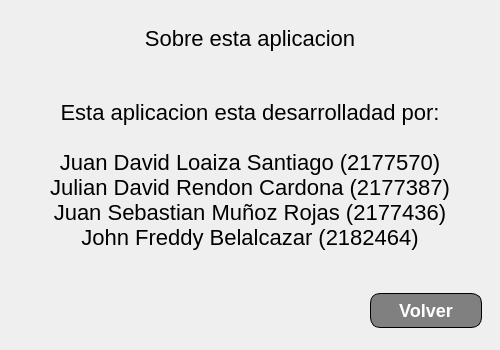
<?xml version="1.0" encoding="UTF-8"?>
<ui version="4.0">
 <class>MainWindow</class>
 <widget class="QMainWindow" name="MainWindow">
  <property name="geometry">
   <rect>
    <x>0</x>
    <y>0</y>
    <width>500</width>
    <height>350</height>
   </rect>
  </property>
  <property name="minimumSize">
   <size>
    <width>500</width>
    <height>350</height>
   </size>
  </property>
  <property name="maximumSize">
   <size>
    <width>500</width>
    <height>350</height>
   </size>
  </property>
  <property name="windowTitle">
   <string>Sobre nosotros</string>
  </property>
  <property name="styleSheet">
   <string notr="true">/*
 *
 *  Simple Stylesheet inspired on Bootstrap for Qt Designer / Qt Creator 
 *  File: bootstylesheet.css
 *  Author: JuanLoaiza007
 *  Version: 1.1.0
 *
 */

/*  # Español
 *  Instrucciones para aplicar en Qt Designer / Qt Creator
 *  1. Busque la vista de Inspector de objetos &gt;&gt; Objeto &gt;&gt; &quot;MainWindow&quot;.
 *  2. Dale clic derecho a &quot;MainWindow&quot; y seleccione &quot;Cambiar HojaDeEstilos&quot; o algo similar.
 *  3. Pegue el contenido de este archivo ahí.
 *  4. De clic en Aplicar y Aceptar.
 *  5. Para aplicar los estilos seleccione un objeto, en el Editor de Propiedades agregue un Filtro tipo cadena de texto y nombrelo &quot;class&quot;.
 *  6. En el Editor de Propiedades habrá una seccion nueva llamada &quot;Propiedades dinámicas&quot; y una propiedad llamada &quot;class&quot;, en la casilla de la derecha aplique todos los estilos que desee, eg. &quot;btn btn-outline-primary br-4&quot;. 
 */

/*  # English
 *  Instructions to apply in Qt Designer / Qt Creator
 *  1. Keep an eye on the Object Inspector &gt;&gt; Object &gt;&gt; &quot;MainWindow&quot;.
 *  2. Right click on &quot;MainWindow&quot; and select &quot;Change StyleSheet&quot; or something similar.
 *  3. Paste the content of this file there.
 *  4. Click Apply and Accept.
 *  5. To apply the styles, select an object, in the Properties Editor add a Text String Filter and name it &quot;class&quot;.
 *  6. In the Property Editor there will be a new section called &quot;Dynamic Properties&quot; and a property called &quot;class&quot;, in the box on the right apply all the styles you want, eg. &quot;btn btn-outline-primary br-4&quot;. 
 */

QMainWindow {
  font-family: &quot;sans-serif&quot;;
}

QLabel {
  font-size: 22px;
}

QTextEdit {
  border: 1px solid;
}

/* Background colors */
.background-white {
  background-color: white;
}
.background-light {
  background-color: #f8f9fa;
}
.background-black {
  background-color: black;
}
.background-primary {
  background-color: #0d6efd;
}
.background-success {
  background-color: #198754;
}
.background-warning {
  background-color: #ffc720;
}
.background-danger {
  background-color: #dc3545;
}

/* Colors */
.color-white {
  color: white;
}
.color-light {
  color: #f8f9fa;
}
.color-black {
  color: black;
}
.color-primary {
  color: #0d6efd;
}
.color-success {
  color: #198754;
}
.color-warning {
  color: #ffc720;
}
.color-danger {
  color: #dc3545;
}

/* Buttons */
QPushButton {
  font-weight: 500;
  color: white;
  background-color: gray;
  padding: 6px 12px;
  font-size: 18px;
  border-radius: 10px;
  border: 1px solid;
}

.btn {
  font-weight: 500;
  color: white;
  background-color: gray;
  padding: 6px 12px;
  font-size: 18px;
  border-radius: 10px;
  border: 1px solid;
}

.btn-primary {
  color: #fff;
  background-color: #0d6efd;
  border-color: #0d6efd;
}
.btn-primary:hover {
  color: #fff;
  background-color: #0b5ed7;
  border-color: #0a58ca;
}

.btn-secondary {
  color: #fff;
  background-color: #6c757d;
  border-color: #6c757d;
}
.btn-secondary:hover {
  color: #fff;
  background-color: #5c636a;
  border-color: #565e64;
}

.btn-success {
  color: #fff;
  background-color: #198754;
  border-color: #198754;
}
.btn-success:hover {
  color: #fff;
  background-color: #157347;
  border-color: #146c43;
}

.btn-warning {
  color: #000;
  background-color: #ffc107;
  border-color: #ffc107;
}
.btn-warning:hover {
  color: #000;
  background-color: #ffca2c;
  border-color: #ffc720;
}

.btn-danger {
  color: #fff;
  background-color: #dc3545;
  border-color: #dc3545;
}
.btn-danger:hover {
  color: #fff;
  background-color: #bb2d3b;
  border-color: #b02a37;
}

.btn-light {
  color: #000;
  background-color: #f8f9fa;
  border-color: #f8f9fa;
}
.btn-light:hover {
  color: #000;
  background-color: #f9fafb;
  border-color: #f9fafb;
}

.btn-dark {
  color: #fff;
  background-color: #212529;
  border-color: #212529;
}
.btn-dark:hover {
  color: #fff;
  background-color: #1c1f23;
  border-color: #1a1e21;
}

.btn-outline-primary {
  background-color: white;
  color: #0d6efd;
  border-color: #0d6efd;
}
.btn-outline-primary:hover {
  color: #fff;
  background-color: #0d6efd;
  border-color: #0d6efd;
}

.btn-outline-secondary {
  background-color: white;
  color: #6c757d;
  border-color: #6c757d;
}
.btn-outline-secondary:hover {
  color: #fff;
  background-color: #6c757d;
  border-color: #6c757d;
}

.btn-outline-success {
  background-color: white;
  color: #198754;
  border-color: #198754;
}
.btn-outline-success:hover {
  color: #fff;
  background-color: #198754;
  border-color: #198754;
}

.btn-outline-info {
  background-color: white;
  color: #0dcaf0;
  border-color: #0dcaf0;
}
.btn-outline-info:hover {
  color: #000;
  background-color: #0dcaf0;
}

.btn-outline-warning {
  background-color: white;
  color: #ffc107;
  border-color: #ffc107;
}
.btn-outline-warning:hover {
  color: #000;
  background-color: #ffc107;
  border-color: #ffc107;
}

.btn-outline-danger {
  background-color: white;
  color: #dc3545;
  border-color: #dc3545;
}
.btn-outline-danger:hover {
  color: #fff;
  background-color: #dc3545;
  border-color: #dc3545;
}

.btn-outline-light {
  background-color: #41464b;
  color: #f8f9fa;
  border-color: #f8f9fa;
}
.btn-outline-light:hover {
  color: #000;
  background-color: #f8f9fa;
  border-color: #f8f9fa;
}

.btn-outline-dark {
  background-color: white;
  color: #212529;
  border-color: #212529;
}
.btn-outline-dark:hover {
  color: #fff;
  background-color: #212529;
  border-color: #212529;
}

.btn-link {
  background-color: white;
  font-weight: 400;
  color: #0d6efd;
  text-decoration: underline;
}
.btn-link:hover {
  color: #0a58ca;
}

/* Border styles */
.nb {
  border: 0px solid;
}

.bt-1 {
  border-top: 1px solid;
}
.bb-1 {
  border-bottom: 1px solid;
}
.bl-1 {
  border-left: 1px solid;
}
.br-1 {
  border-right: 1px solid;
}
.bt-2 {
  border-top: 2px solid;
}
.bb-2 {
  border-bottom: 2px solid;
}
.bl-2 {
  border-left: 2px solid;
}
.br-2 {
  border-right: 2px solid;
}
.bt-3 {
  border-top: 3px solid;
}
.bb-3 {
  border-bottom: 3px solid;
}
.bl-3 {
  border-left: 3px solid;
}
.br-3 {
  border-right: 3px solid;
}
.bt-4 {
  border-top: 4px solid;
}
.bb-4 {
  border-bottom: 4px solid;
}
.bl-4 {
  border-left: 4px solid;
}
.br-4 {
  border-right: 4px solid;
}

.br-1 {
  border-radius: 10px;
}

.br-2 {
  border-radius: 15px;
}

.br-3 {
  border-radius: 20px;
}

.br-4 {
  border-radius: 25px;
}

/* Title sizes */
.h1 {
  font-size: 42px;
}

.h2 {
  font-size: 36px;
}

.h3 {
  font-size: 32px;
}

.h4 {
  font-size: 28px;
}

.h5 {
  font-size: 22px;
}

.h6 {
  font-size: 18px;
}

/* Alerts */
.alert {
  border: 1px solid;
}

.alert-primary {
  color: #084298;
  background-color: #cfe2ff;
  border-color: #b6d4fe;
}
.alert-secondary {
  color: #41464b;
  background-color: #e2e3e5;
  border-color: #d3d6d8;
}
.alert-success {
  color: #0f5132;
  background-color: #d1e7dd;
  border-color: #badbcc;
}
.alert-info {
  color: #055160;
  background-color: #cff4fc;
  border-color: #b6effb;
}
.alert-warning {
  color: #664d03;
  background-color: #fff3cd;
  border-color: #ffecb5;
}
.alert-danger {
  color: #842029;
  background-color: #f8d7da;
  border-color: #f5c2c7;
}
.alert-light {
  color: #636464;
  background-color: #fefefe;
  border-color: #fdfdfe;
}
.alert-dark {
  color: #141619;
  background-color: #d3d3d4;
  border-color: #bcbebf;
}</string>
  </property>
  <widget class="QWidget" name="centralwidget">
   <property name="minimumSize">
    <size>
     <width>400</width>
     <height>270</height>
    </size>
   </property>
   <property name="styleSheet">
    <string notr="true"/>
   </property>
   <property name="class" stdset="0">
    <string>background-white</string>
   </property>
   <layout class="QVBoxLayout" name="verticalLayout">
    <item>
     <widget class="QFrame" name="frame_3">
      <property name="maximumSize">
       <size>
        <width>16777215</width>
        <height>59</height>
       </size>
      </property>
      <property name="frameShape">
       <enum>QFrame::NoFrame</enum>
      </property>
      <property name="frameShadow">
       <enum>QFrame::Raised</enum>
      </property>
      <layout class="QHBoxLayout" name="horizontalLayout">
       <item>
        <widget class="QLabel" name="lbl_titulo">
         <property name="text">
          <string>Sobre esta aplicacion</string>
         </property>
         <property name="alignment">
          <set>Qt::AlignCenter</set>
         </property>
         <property name="class" stdset="0">
          <string>h5 color-primary</string>
         </property>
        </widget>
       </item>
      </layout>
     </widget>
    </item>
    <item>
     <widget class="QFrame" name="frame_2">
      <property name="frameShape">
       <enum>QFrame::NoFrame</enum>
      </property>
      <property name="frameShadow">
       <enum>QFrame::Raised</enum>
      </property>
      <layout class="QGridLayout" name="gridLayout">
       <item row="0" column="0">
        <widget class="QLabel" name="lbl_cuerpo">
         <property name="text">
          <string>Esta aplicacion esta desarrolladad por:

Juan David Loaiza Santiago (2177570)
Julian David Rendon Cardona (2177387)
Juan Sebastian Muñoz Rojas (2177436)
John Freddy Belalcazar (2182464)</string>
         </property>
         <property name="alignment">
          <set>Qt::AlignCenter</set>
         </property>
         <property name="wordWrap">
          <bool>true</bool>
         </property>
         <property name="class" stdset="0">
          <string>h5</string>
         </property>
        </widget>
       </item>
      </layout>
     </widget>
    </item>
    <item>
     <widget class="QFrame" name="frame">
      <property name="maximumSize">
       <size>
        <width>16777215</width>
        <height>60</height>
       </size>
      </property>
      <property name="frameShape">
       <enum>QFrame::NoFrame</enum>
      </property>
      <property name="frameShadow">
       <enum>QFrame::Raised</enum>
      </property>
      <layout class="QHBoxLayout" name="horizontalLayout_2">
       <property name="spacing">
        <number>0</number>
       </property>
       <property name="leftMargin">
        <number>0</number>
       </property>
       <property name="topMargin">
        <number>0</number>
       </property>
       <property name="rightMargin">
        <number>0</number>
       </property>
       <property name="bottomMargin">
        <number>0</number>
       </property>
       <item>
        <widget class="QFrame" name="frame_4">
         <property name="frameShape">
          <enum>QFrame::NoFrame</enum>
         </property>
         <property name="frameShadow">
          <enum>QFrame::Raised</enum>
         </property>
        </widget>
       </item>
       <item>
        <widget class="QFrame" name="frame_5">
         <property name="maximumSize">
          <size>
           <width>130</width>
           <height>16777215</height>
          </size>
         </property>
         <property name="frameShape">
          <enum>QFrame::NoFrame</enum>
         </property>
         <property name="frameShadow">
          <enum>QFrame::Raised</enum>
         </property>
         <layout class="QGridLayout" name="gridLayout_2">
          <item row="0" column="0">
           <widget class="QPushButton" name="btn_volver">
            <property name="text">
             <string>Volver</string>
            </property>
            <property name="class" stdset="0">
             <string>btn-primary</string>
            </property>
           </widget>
          </item>
         </layout>
        </widget>
       </item>
      </layout>
     </widget>
    </item>
   </layout>
  </widget>
 </widget>
 <resources/>
 <connections/>
</ui>
